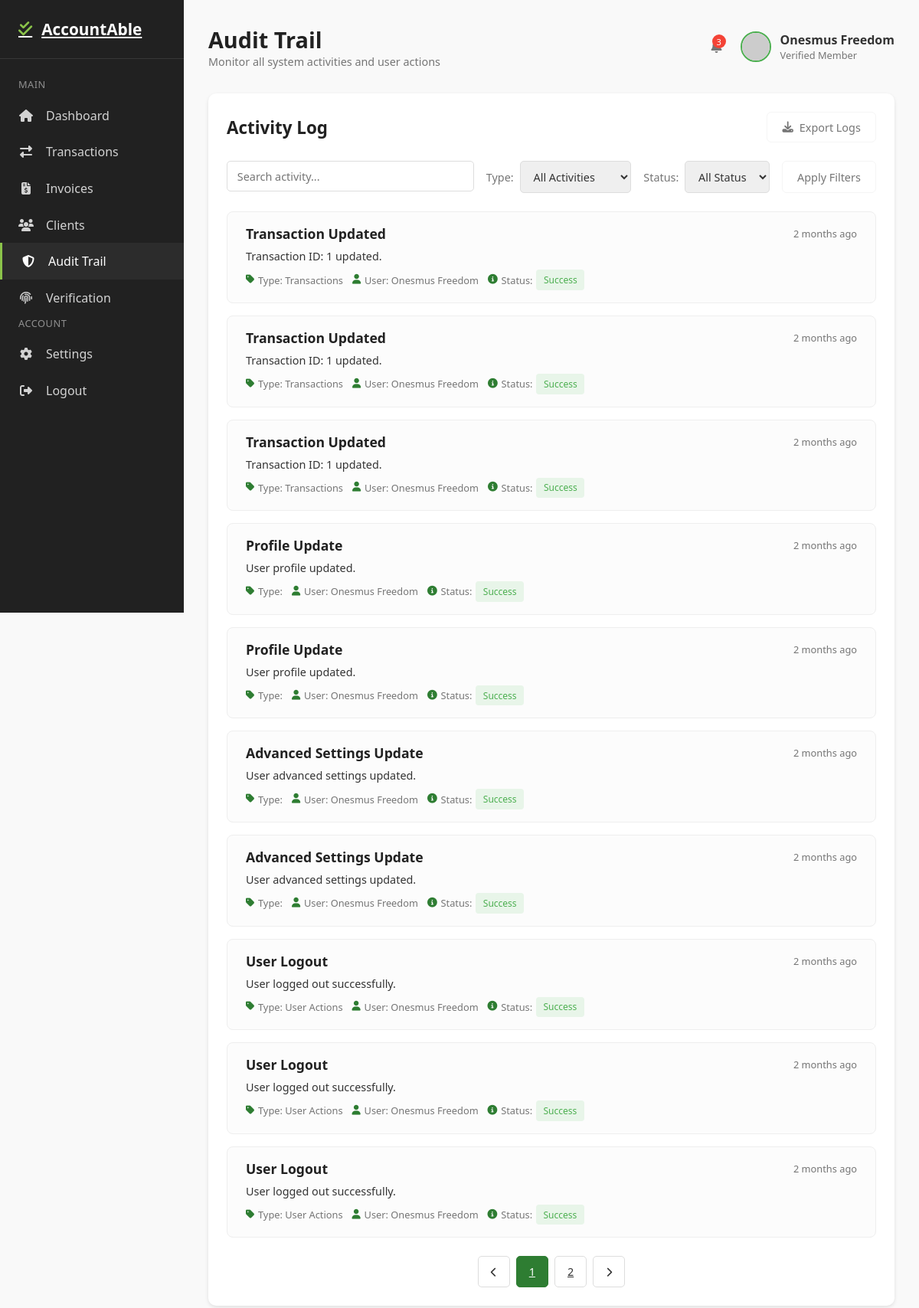
The app's page /Audit-Trail.php (signed in) with its own data.
### tables this page shows
CREATE TABLE IF NOT EXISTS `users` (
  `user_id` int NOT NULL AUTO_INCREMENT,
  `full_name` varchar(50) NOT NULL,
  `email` varchar(75) NOT NULL,
  `phone_number` varchar(50) DEFAULT NULL,
  `password_hash` varchar(255) NOT NULL,
  `company_name` varchar(100) DEFAULT NULL,
  `user_role` varchar(15) DEFAULT 'Verified Member',
  `avatar_url` varchar(100) DEFAULT NULL,
  `two_factor_enabled` tinyint(1) DEFAULT '0',
  `blockchain_verification_enabled` tinyint(1) DEFAULT '1',
  `login_notifications_enabled` tinyint(1) DEFAULT '1',
  `default_currency` varchar(10) DEFAULT 'UGX',
  `timezone` varchar(100) DEFAULT 'Africa/Kampala',
  `language` varchar(5) DEFAULT 'en',
  `auto_lock_enabled` tinyint(1) DEFAULT '0',
  `created_at` timestamp NULL DEFAULT CURRENT_TIMESTAMP,
  `updated_at` timestamp NULL DEFAULT CURRENT_TIMESTAMP ON UPDATE CURRENT_TIMESTAMP,
  PRIMARY KEY (`user_id`),
  UNIQUE KEY `email` (`email`),
  KEY `idx_users_email` (`email`)
);

CREATE TABLE IF NOT EXISTS `audittrail` (
  `audit_id` int NOT NULL AUTO_INCREMENT,
  `user_id` int DEFAULT NULL,
  `activity_title` varchar(255) NOT NULL,
  `activity_description` text,
  `activity_type` enum('Transactions','User Actions','System Events','Invoices','Clients') NOT NULL,
  `activity_status` enum('Verified','Pending','Failed','Success') DEFAULT 'Success',
  `timestamp` timestamp NULL DEFAULT CURRENT_TIMESTAMP,
  `ip_address` varchar(45) DEFAULT NULL,
  `device_info` varchar(255) DEFAULT NULL,
  `blockchain_hash` varchar(255) DEFAULT NULL,
  PRIMARY KEY (`audit_id`),
  UNIQUE KEY `blockchain_hash` (`blockchain_hash`(191)),
  KEY `idx_audit_trail_user_id` (`user_id`),
  KEY `idx_audit_trail_timestamp` (`timestamp`)
);

### user.php (called while the page is built, shortened)
<?php
class User {
    private $pdo;
    public function __construct(PDO $pdo) {
        $this->pdo = $pdo;
    }
    public function getUserById($userId) {
        try {
            $stmt = $this->pdo->prepare("SELECT * FROM Users WHERE user_id = :user_id");
            $stmt->bindParam(':user_id', $userId, PDO::PARAM_INT);
            $stmt->execute();
            $user = $stmt->fetch();
            if ($user) {
                unset($user['password_hash']);
            }
            return $user;
        } catch (PDOException $e) {
            error_log("Error fetching user by ID: " . $e->getMessage());
            return false;
        }
    }
}
?>

### Audit-Trail.php (the view, shortened to what this page needs)
<?php
require_once 'db_connect.php';
require_once 'User.php';
class AuditTrail {
    private $pdo;
    public function __construct(PDO $pdo) {
        $this->pdo = $pdo;
    }
    public function getAuditTrailEntries(
        $userId,
        $limit,
        $offset,
        $searchTerm = '',
        $activityTypeFilter = '',
        $activityStatusFilter = ''
    ) {
        $entries = [];
        $total = 0;
        try {
            $sql = "SELECT at.*, u.full_name AS user_name
                    FROM AuditTrail at
                    LEFT JOIN Users u ON at.user_id = u.user_id
                    WHERE at.user_id = :user_id";
            $params = [':user_id' => $userId];
            $countSql = "SELECT COUNT(*) FROM (" . $sql . ") AS subquery";
            $countStmt = $this->pdo->prepare($countSql);
            $countStmt->execute($params);
            $total = $countStmt->fetchColumn();
            $sql .= " ORDER BY at.timestamp DESC LIMIT :limit OFFSET :offset";
            $params[':limit'] = $limit;
            $params[':offset'] = $offset;
            $stmt = $this->pdo->prepare($sql);
            $stmt->execute($params);
            $entries = $stmt->fetchAll();
        } catch (PDOException $e) {
            error_log("Error fetching audit trail entries: " . $e->getMessage());
        }
        return ['entries' => $entries, 'total' => $total];
    }
    public function formatTimeAgo($timestamp) {
        try {
            $dateTime = new DateTime($timestamp);
            $now = new DateTime();
            $interval = $now->diff($dateTime);
            if ($interval->y > 0) {
                return $interval->y . ' year' . ($interval->y > 1 ? 's' : '') . ' ago';
            } elseif ($interval->m > 0) {
                return $interval->m . ' month' . ($interval->m > 1 ? 's' : '') . ' ago';
            } elseif ($interval->d >= 7) {
                $weeks = floor($interval->d / 7);
                return $weeks . ' week' . ($weeks > 1 ? 's' : '') . ' ago';
            } elseif ($interval->d > 0) {
                return $interval->d . ' day' . ($interval->d > 1 ? 's' : '') . ' ago';
            } elseif ($interval->h > 0) {
                return $interval->h . ' hour' . ($interval->h > 1 ? 's' : '') . ' ago';
            } elseif ($interval->i > 0) {
                return $interval->i . ' minute' . ($interval->i > 1 ? 's' : '') . ' ago';
            } else {
                return 'Just now';
            }
        } catch (Exception $e) {
            error_log("Error formatting time ago: " . $e->getMessage());
            return $timestamp;
        }
    }
}
$userHandler = new User($pdo);
$auditTrailHandler = new AuditTrail($pdo);
$userId = $_SESSION['user_id'];
$currentUser = $userHandler->getUserById($userId);
$activities_per_page = 10;
$current_page = isset($_GET['page']) ? (int)$_GET['page'] : 1;
$offset = ($current_page - 1) * $activities_per_page;
$search_term = trim($_GET['search'] ?? '');
$type_filter = trim($_GET['type'] ?? 'All Activities');
$status_filter = trim($_GET['status'] ?? 'All Status');
$auditData = $auditTrailHandler->getAuditTrailEntries(
    $userId,
    $activities_per_page,
    $offset,
    $search_term,
    $type_filter,
    $status_filter
);
$auditEntries = $auditData['entries'];
$total_activities = $auditData['total'];
$total_pages = ceil($total_activities / $activities_per_page);
?>
<!DOCTYPE html>
<html lang="en">
<head>
    <link rel="stylesheet" href="https://cdnjs.cloudflare.com/ajax/libs/font-awesome/6.4.0/css/all.min.css">
</head>
<body>
    <aside class="sidebar">
        <div class="sidebar-header">
            <a href="udashboard.php" class="logo">
                <i class="fas fa-check-double"></i>
                <span>AccountAble</span>
            </a>
        </div>
        <nav class="nav-menu">
            <div class="menu-title">Main</div>
            <a href="udashboard.php" class="nav-item">
                <i class="fas fa-home"></i>
                <span>Dashboard</span>
            </a>
            <a href="transactions.php" class="nav-item">
                <i class="fas fa-exchange-alt"></i>
                <span>Transactions</span>
            </a>
            <a href="invoices.php" class="nav-item">
                <i class="fas fa-file-invoice-dollar"></i>
                <span>Invoices</span>
            </a>
            <a href="client.php" class="nav-item">
                <i class="fas fa-users"></i>
                <span>Clients</span>
            </a>
            <a href="Audit-Trail.php" class="nav-item active">
                <i class="fas fa-shield-alt"></i>
                <span>Audit Trail</span>
            </a>
            <a href="Verification.php" class="nav-item">
                <i class="fas fa-fingerprint"></i>
                <span>Verification</span>
            </a>
            <div class="menu-title">Account</div>
            <a href="settings.php" class="nav-item">
                <i class="fas fa-cog"></i>
                <span>Settings</span>
            </a>
            <a href="Logout.php" class="nav-item">
                <i class="fas fa-sign-out-alt"></i>
                <span>Logout</span>
            </a>
        </nav>
    </aside>
    <main class="main-content">
        <header class="dashboard-header">
            <div class="page-title">
                <h1>Audit Trail</h1>
                <p>Monitor all system activities and user actions</p>
            </div>
            <div class="user-menu">
                <div class="notification-icon">
                    <span class="notification-badge">3</span>
                </div>
                <div class="user-profile">
                    <img src="https://placehold.co/40x40/2e7d32/ffffff?text=<?php echo substr($currentUser['full_name'], 0, 1); ?>" alt="User" class="user-avatar">
                    <div>
                        <div class="user-name"><?php echo htmlspecialchars($currentUser['full_name']); ?></div>
                        <div class="user-role"><?php echo htmlspecialchars($currentUser['user_role']); ?></div>
                    </div>
                </div>
            </div>
        </header>
        <div class="audit-trail-container">
            <div class="audit-header">
                <h2>Activity Log</h2>
                <form action="Audit-Trail.php" method="POST">
                    <button type="submit" class="btn btn-outline">
                        <i class="fas fa-download"></i> Export Logs
                    </button>
                </form>
            </div>
            <div class="audit-filter-bar">
                <form action="Audit-Trail.php" method="GET" style="display: flex; gap: 1rem; flex-wrap: wrap; width: 100%;">
                    <div class="search-bar">
                        <input type="text" name="search" placeholder="Search activity..." value="<?php echo htmlspecialchars($search_term); ?>">
                    </div>
                    <div class="filter-group">
                        <label for="type-filter">Type:</label>
                        <select id="type-filter" name="type" onchange="this.form.submit()">
                            <option value="All Activities" <?php echo ($type_filter == 'All Activities') ? 'selected' : ''; ?>>All Activities</option>
                        </select>
                    </div>
                    <div class="filter-group">
                        <label for="status-filter">Status:</label>
                        <select id="status-filter" name="status" onchange="this.form.submit()">
                            <option value="All Status" <?php echo ($status_filter == 'All Status') ? 'selected' : ''; ?>>All Status</option>
                        </select>
                    </div>
                    <button type="submit" class="btn btn-outline">Apply Filters</button>
                </form>
            </div>
            <ul class="audit-list">
                <?php if (!empty($auditEntries)): ?>
                    <?php foreach ($auditEntries as $entry): ?>
                        <li class="audit-item">
                            <div class="audit-item-header">
                                <div class="audit-item-title"><?php echo htmlspecialchars($entry['activity_title']); ?></div>
                                <div class="audit-item-time"><?php echo htmlspecialchars($auditTrailHandler->formatTimeAgo($entry['timestamp'])); ?></div>
                            </div>
                            <div class="audit-item-desc">
                                <?php echo htmlspecialchars($entry['activity_description']); ?>
                            </div>
                            <div class="audit-item-meta">
                                <span><i class="fas fa-tag"></i> Type: <?php echo htmlspecialchars($entry['activity_type']); ?></span>
                                <span><i class="fas fa-user"></i> User: <?php echo htmlspecialchars($entry['user_name'] ?? 'System'); ?></span>
                                <span>
                                    <i class="fas fa-info-circle"></i> Status:
                                    <span class="status-badge status-<?php echo strtolower(htmlspecialchars($entry['activity_status'])); ?>">
                                        <?php echo htmlspecialchars($entry['activity_status']); ?>
                                    </span>
                                </span>
                            </div>
                        </li>
                    <?php endforeach; ?>
                <?php else: ?>
                    <li style="text-align: center; padding: 20px; color: var(--gray-color);">No audit trail entries found matching your criteria.</li>
                <?php endif; ?>
            </ul>
            <div class="pagination">
                <?php if ($total_pages > 1): ?>
                    <a href="?page=<?php echo max(1, $current_page - 1); ?>&search=<?php echo urlencode($search_term); ?>&type=<?php echo urlencode($type_filter); ?>&status=<?php echo urlencode($status_filter); ?>" class="page-btn <?php echo $current_page == 1 ? 'disabled' : ''; ?>">
                        <i class="fas fa-chevron-left"></i>
                    </a>
                    <?php for ($i = 1; $i <= $total_pages; $i++): ?>
                        <a href="?page=<?php echo $i; ?>&search=<?php echo urlencode($search_term); ?>&type=<?php echo urlencode($type_filter); ?>&status=<?php echo urlencode($status_filter); ?>" class="page-btn <?php echo $i == $current_page ? 'active' : ''; ?>">
                            <?php echo $i; ?>
                        </a>
                    <?php endfor; ?>
                    <a href="?page=<?php echo min($total_pages, $current_page + 1); ?>&search=<?php echo urlencode($search_term); ?>&type=<?php echo urlencode($type_filter); ?>&status=<?php echo urlencode($status_filter); ?>" class="page-btn <?php echo $current_page == $total_pages ? 'disabled' : ''; ?>">
                        <i class="fas fa-chevron-right"></i>
                    </a>
                <?php endif; ?>
            </div>
        </div>
    </main>
</body>
</html>

### records on screen
users: full_name "Onesmus Freedom", user_role "Verified Member"
audittrail: activity_title "Transaction Updated", timestamp "2 months ago", activity_description "Transaction ID: 1 updated.", activity_type "Transactions", user.full_name "Onesmus Freedom", activity_status "Success"
audittrail: activity_title "Transaction Updated", timestamp "2 months ago", activity_description "Transaction ID: 1 updated.", activity_type "Transactions", user.full_name "Onesmus Freedom", activity_status "Success"
audittrail: activity_title "Transaction Updated", timestamp "2 months ago", activity_description "Transaction ID: 1 updated.", activity_type "Transactions", user.full_name "Onesmus Freedom", activity_status "Success"
audittrail: activity_title "Profile Update", timestamp "2 months ago", activity_description "User profile updated.", user.full_name "Onesmus Freedom", activity_status "Success"
audittrail: activity_title "Profile Update", timestamp "2 months ago", activity_description "User profile updated.", user.full_name "Onesmus Freedom", activity_status "Success"
audittrail: activity_title "Advanced Settings Update", timestamp "2 months ago", activity_description "User advanced settings updated.", user.full_name "Onesmus Freedom", activity_status "Success"
audittrail: activity_title "Advanced Settings Update", timestamp "2 months ago", activity_description "User advanced settings updated.", user.full_name "Onesmus Freedom", activity_status "Success"
audittrail: activity_title "User Logout", timestamp "2 months ago", activity_description "User logged out successfully.", activity_type "User Actions", user.full_name "Onesmus Freedom", activity_status "Success"
audittrail: activity_title "User Logout", timestamp "2 months ago", activity_description "User logged out successfully.", activity_type "User Actions", user.full_name "Onesmus Freedom", activity_status "Success"
audittrail: activity_title "User Logout", timestamp "2 months ago", activity_description "User logged out successfully.", activity_type "User Actions", user.full_name "Onesmus Freedom", activity_status "Success"
